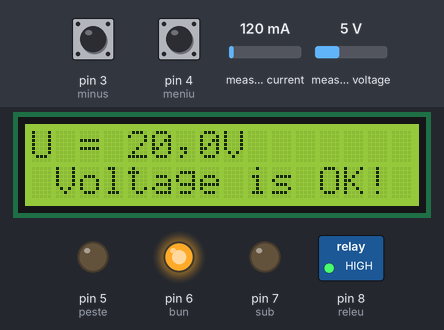
The sketch below on a simulated Arduino Uno, built with avr-gcc and run on an emulated ATmega328P. Shown: 16×2 character LCD, switched loads named in the sketch (green lamp = pin HIGH), output pins drawn as LEDs (lit = HIGH). The test bench sets the inputs (shaded band); at power-on: pin 4 (meniu) HIGH, pin 3 (minus) HIGH, measured current 120 mA, measured voltage 5 V. EEPROM starts erased.

Above: at 7.8 s.
7.9 s: pin 4 (meniu) pulled LOW for 3.2 s
At 10.1 s:
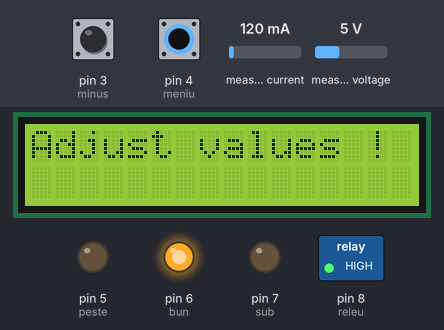
13.2 s: pin 4 (meniu) pulled LOW for 0.5 s
At 14.4 s:
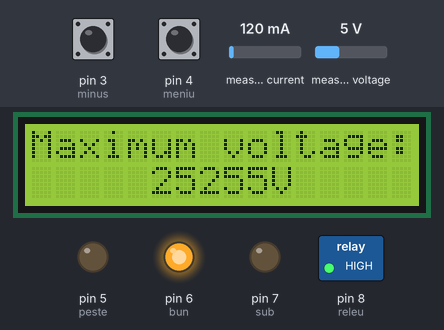
15.2 s: pin 4 (meniu) pulled LOW for 1 s
At 17.6 s:
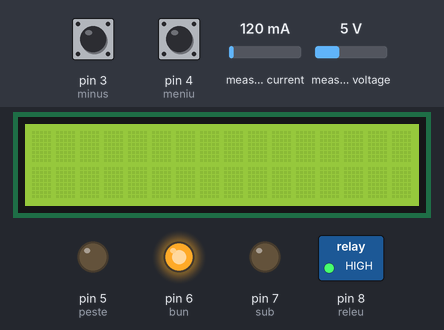
19.2 s: pin 4 (meniu) pulled LOW for 1 s
At 20.4 s:
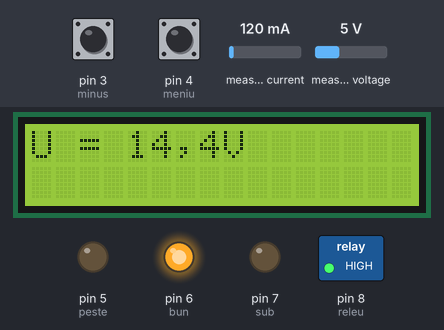
22.0 s: pin 3 (minus) pulled LOW for 3.2 s
At 25.9 s:
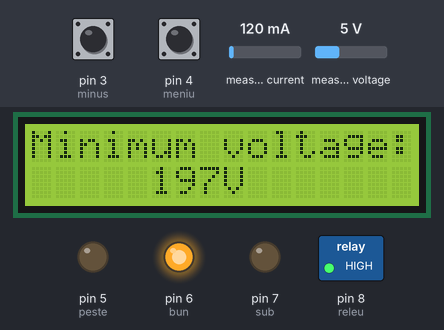
26.7 s: pin 3 (minus) pulled LOW for 0.5 s
At 27.7 s:
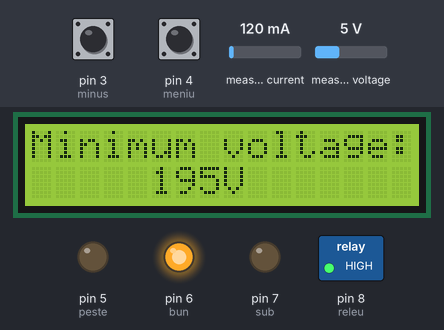
Timing chart, 0 to 29.7 s (numbered marks = the images above; inputs shaded):
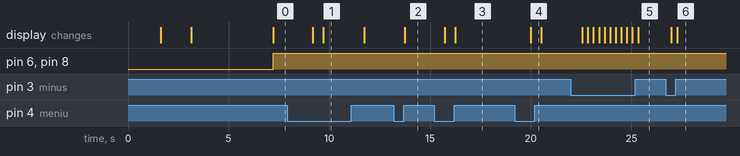

Measured:
- after the input at 7.9 s, the display: first changes after 1.3 s (image 1 shows a later state)
- after the input at 13.2 s, the display: changes after 0.54 s (image 2)
- after the input at 15.2 s, the display: first changes after 0.54 s (image 3 shows a later state)
- after the input at 19.2 s, the display: changes after 0.82 s (image 4)
- after the input at 22.0 s, the display: first differs from a run without the input after 0.84 s (image 5 shows a later state)
- after the input at 26.7 s, the display: first changes after 0.29 s (image 6 shows a later state)

The sketch:

main_supply_emonlib_under_overvoltage_ver4.ino
```cpp
// main voltmeter on MAX7219 LED display by niq_ro from http://www.tehnic.go.ro
// & http://arduinotehniq.com/
// use info from http://nicuflorica.blogspot.ro/2016/09/releu-de-protectie-la-minima-si-maxima_21.html
// version 3, 24.09.2016, Craiova - Romania
// ver.3a - clear empty digits
// ver.3b - display voltage with number after comma xxx.x
// ver.3c - put U = xxx.x
// ver.4 - add LCD1602 with i2c interface

// EmonLibrary examples openenergymonitor.org, Licence GNU GPL V3
// https://github.com/openenergymonitor/EmonLib
// https://openenergymonitor.org/emon/buildingblocks/measuring-voltage-with-an-acac-power-adapter

#include <EEPROM.h> // http://tronixstuff.com/2011/03/16/tutorial-your-arduinos-inbuilt-eeprom/

#include "EmonLib.h"             // Include Emon Library
EnergyMonitor emon1;             // Create an instance
#include <Wire.h>
#include <LiquidCrystal_I2C.h>   // https://github.com/tehniq3/used_library: https://github.com/tehniq3/used_library/tree/master/LiquidCrystal_I2C

// Set the LCD address to 0x3F (or 0x27) for a 16 chars and 2 line display
LiquidCrystal_I2C lcd(0x3F, 16, 2);

#define sub 7     // pin for undervoltage led
#define bun 6     // pin for ok voltage led
#define peste 5   // pin for overvoltage led
#define releu 8   // pin for relay
#define meniu 4   // pin for MENU button
#define minus 3
#define plus 2

float tensiune, voltage, voltagetr, vtot;
int vs, vsz, vz, vzu, vu, vv;
float u1, u0;

float under;  // under voltage value
float over;   // over voltage value
int intarziere;  // value in second for delay after disconect relay because voltage is not ok
int intarziere2 = 1;  // value in second for delay after reading when voltage is ok
int nivel = 0;
int underzu, overzu;
int under1 = 190;
int under2 = 207;
int over1 = 240;
int over2 = 255;

// uncomment block first time, for write datas in EEPROM memory
/*
// under voltage is 190V ->
EEPROM.write(101,1);
EEPROM.write(102,9);
EEPROM.write(103,0);
// overvoltage is 250V ->
EEPROM.write(104,2);
EEPROM.write(105,5);
EEPROM.write(106,0);
// delay time for reconnect relay -> 9 seconds
EEPROM.write(107,0);
EEPROM.write(108,9);
*/

int unders = EEPROM.read(101);
int underz = EEPROM.read(102);
int underu = EEPROM.read(103);
int overs = EEPROM.read(104);
int overz = EEPROM.read(105);
int overu = EEPROM.read(106);
int intarzierez = EEPROM.read(107);
int intarziereu = EEPROM.read(108);


void setup(){
  lcd.begin();  // initialize the LCD
  lcd.backlight();  // Turn on the blacklight and print a message.
  lcd.clear();  // clear display

 pinMode(A2, INPUT);
 pinMode(meniu, INPUT);
 pinMode(plus, INPUT);
 pinMode(minus, INPUT);
 pinMode(sub, OUTPUT);
 pinMode(bun, OUTPUT);
 pinMode(peste, OUTPUT);
 pinMode(releu, OUTPUT);

 digitalWrite(meniu, HIGH);  // put inputs in high state (when push is to ground -> low state)
 digitalWrite(plus, HIGH);
 digitalWrite(minus, HIGH);
 digitalWrite(sub, LOW);
 digitalWrite(bun, LOW);
 digitalWrite(peste, LOW);
 digitalWrite(releu, LOW);


under = 100*unders + 10*underz + underu;
if (under < under1) under = under1;
if (under > under2) under = under2;
over = 100*overs + 10*overz + overu;
if (over < over1) over = over1;
if (over > over2) over = over2;
intarziere = 10*intarzierez + intarziereu;
if (intarziere < 1) intarziere = 1;
if (intarziere > 99) intarziere = 99;

emon1.voltage(2, 255, 1.7);  // Voltage: input pin, calibration, phase_shift

lcd.setCursor(0, 0);
lcd.print("  Under & over  ");
lcd.setCursor(0, 1);
lcd.print("  voltage relay ");
delay (1500);
lcd.clear();
lcd.setCursor(0, 0);
lcd.print(" original sketch");
lcd.setCursor(0, 1);
lcd.print(" by Nicu FLORICA");
delay (1500);
lcd.clear();
vtot = 0;

}//end "setup()"


void loop(){     //Start of Program

if (nivel == 0) {     // measurement state
for (byte i=0; i < 10; i++){
  emon1.calcVI(20,2000);         // Calculate all. No.of half wavelengths (crossings), time-out
  tensiune   = emon1.Vrms;             //extract Vrms into Variable
  vtot = vtot + tensiune;
delay(200);
if (digitalRead(meniu) == LOW) {
  nivel = 1;
  i = 10;
  delay(500);
}
}

delay(50);
voltage = vtot/10;
// calculate number for each figure number
vs = vtot /1000;
vsz = vtot - 1000*vs;
vz = vsz /100;
vzu = vsz - 100*vz;
vu = vzu /10;
vv = vzu - 10*vu;
vtot = 0;

lcd.setCursor(0,0);
lcd.print("U = ");
lcd.print(vs);
lcd.print(vu);
lcd.print(",");
lcd.print(vu);
lcd.print("V");

if (digitalRead(meniu) == LOW) {
  nivel = 1;
  delay(500);
  lcd.clear();
}
}

if (nivel == 0) {     // measurement state
if (voltage <= under)  // undervoltage
{
digitalWrite(sub, HIGH);
digitalWrite(bun, LOW);
digitalWrite(peste, LOW);
digitalWrite(releu, LOW);
lcd.setCursor(0,1);
lcd.print(" Undervoltage ! ");
for (byte j=0; j < intarziere; j++){
if (digitalRead(meniu) == LOW) {
  nivel = 1;
  j = intarziere;
  delay(500);
}
delay(1000);
}
}
if (voltage >= over)  // overvoltage
{
digitalWrite(sub, LOW);
digitalWrite(bun, LOW);
digitalWrite(peste, HIGH);
digitalWrite(releu, LOW);
lcd.setCursor(0,1);
lcd.print(" Overvoltage !  ");
for (byte j=0; j < intarziere; j++){
if (digitalRead(meniu) == LOW) {
  nivel = 1;
  j = intarziere;
  delay(500);
}
delay(1000);
}

}
if ((voltage > under) && (voltage < over))
{
digitalWrite(sub, LOW);
digitalWrite(bun, HIGH);
digitalWrite(peste, LOW);
digitalWrite(releu, HIGH);
lcd.setCursor(0,1);
lcd.print(" Voltage is OK! ");
for (byte j=0; j < intarziere2; j++){
if (digitalRead(meniu) == LOW) {
  nivel = 1;
  j = intarziere2;
  delay(500);
}
delay(1000);
}

}
}    // end loop for measurement

if (nivel == 1) {    // for change the value
lcd.clear();
lcd.setCursor(0,0);
lcd.print("Adjust values ! ");
delay(2000);
nivel = 2;
lcd.clear(); // Clear display register
}

if (nivel == 2) {    // for change the undervoltage value
unders = under / 100;
underzu = under - 100*unders;
underz = underzu/10;
underu = underzu - 10*underz;

lcd.setCursor(0,0);
lcd.print("Minimum voltage:");
lcd.setCursor(0,1);
lcd.print("     ");
lcd.print(unders);
lcd.print(underz);
lcd.print(underu);
lcd.print("V ");

if (digitalRead(meniu) == LOW) {
  nivel = 3;
EEPROM.write(101,unders);
EEPROM.write(102,underz);
EEPROM.write(103,underu);
  delay(500);
  lcd.clear(); // Clear display register
}

if (digitalRead(plus) == LOW) {
  under = under + 1;
  if (under > under2) under = under2;
  delay(250);
}

if (digitalRead(minus) == LOW) {
  under = under - 1;
  if (under < under1) under = under1;
  delay(250);
}

}  // end loop for change undervoltage value

if (nivel == 3) {    // for change the overrvoltage value
overs = over / 100;
overzu = over - 100*overs;
overz = overzu/10;

lcd.setCursor(0,0);
lcd.print("Maximum voltage:");
lcd.setCursor(0,1);
lcd.print("     ");
lcd.print(overs);
lcd.print(overz);
lcd.print(overu);
lcd.print("V ");

if (digitalRead(meniu) == LOW) {
  nivel = 4;
EEPROM.write(104,overs);
EEPROM.write(105,overz);
EEPROM.write(106,overu);
  delay(500);
 lcd.clear(); // Clear display register
}

if (digitalRead(plus) == LOW) {
  over = over + 1;
  if (over > over2) over = over2;
  delay(250);
}

if (digitalRead(minus) == LOW) {
  over = over - 1;
  if (over < over1) over = over1;
  delay(250);
}

}  // end loop for change overvoltage value

if (nivel == 4) {    // for change delay time for nook voltage
intarzierez = intarziere / 10;
intarziereu = intarziere - 10*intarzierez;

lcd.setCursor(0,0);
lcd.print("Delay on:");
lcd.setCursor(0,1);
lcd.print("      ");
lcd.print(intarzierez);
lcd.print(intarzierez);
lcd.print("sec ");

if (digitalRead(meniu) == LOW) {
  nivel = 0;
EEPROM.write(107,intarzierez);
EEPROM.write(108,intarziereu);
  delay(500);
  lcd.clear(); // Clear display register
}

if (digitalRead(plus) == LOW) {
  intarziere = intarziere + 1;
  if (intarziere > 99) intarziere = 99;
  delay(250);
}

if (digitalRead(minus) == LOW) {
  intarziere = intarziere - 1;
  if (intarziere < 1) intarziere = 1;
  delay(250);
}

}  // end loop for change delay value  for nook voltage


}// end loop()
```
